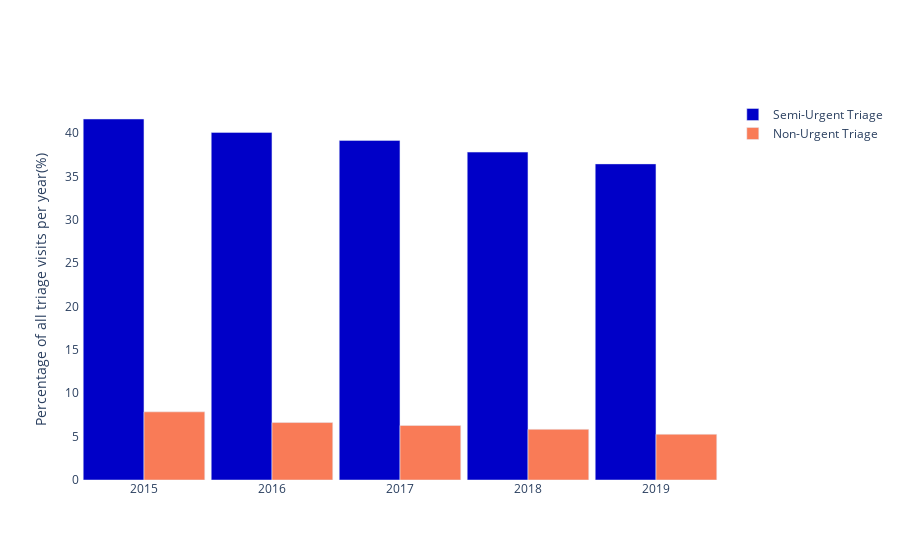

The code cell stored with this chart in its notebook:
### Code cell
import plotly.graph_objects as go

years = [2015, 2016, 2017, 2018, 2019]

fig = go.Figure()
fig.add_trace(go.Bar(
    x=years,
    y=[41.617, 40.074, 39.148, 37.801, 36.442],
    name='Semi-Urgent Triage',
    marker_color='rgb(0, 0, 200)'
))
fig.add_trace(go.Bar(
    x=years,
    y=[7.856, 6.622, 6.289, 5.845, 5.275],
    name= 'Non-Urgent Triage',
    marker_color='rgb(249,123,87)'
))

# Here we modify the tickangle of the xaxis, resulting in rotated labels.
fig.update_layout(barmode='group', bargap = 0.05, bargroupgap=0.001, 
                 
                  yaxis=dict(title ='Percentage of all triage visits per year(%)'))
fig.update_layout({'plot_bgcolor': 'rgba(0,0,0,0)', 'paper_bgcolor': 'rgba(0,0,0,0)',})
fig.show()

### Figure 1 — Plotly figure (JSON) as saved in the notebook; plotly's stock layout.template omitted (floating-point values rounded to 4 significant figures)
{"data": [{"marker": {"color": "rgb(0, 0, 200)"}, "name": "Semi-Urgent Triage", "type": "bar", "x": [2015, 2016, 2017, 2018, 2019], "y": [41.62, 40.07, 39.15, 37.8, 36.44]}, {"marker": {"color": "rgb(249,123,87)"}, "name": "Non-Urgent Triage", "type": "bar", "x": [2015, 2016, 2017, 2018, 2019], "y": [7.856, 6.622, 6.289, 5.845, 5.275]}], "layout": {"bargap": 0.05, "bargroupgap": 0.001, "barmode": "group", "paper_bgcolor": "rgba(0,0,0,0)", "plot_bgcolor": "rgba(0,0,0,0)", "yaxis": {"title": {"text": "Percentage of all triage visits per year(%)"}}}}
